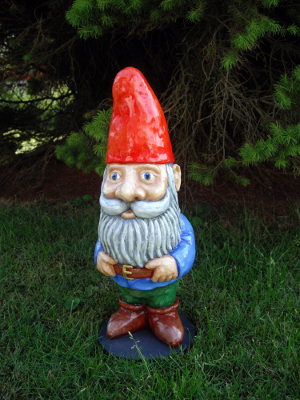
//> input picture Sheet05/images/gnome.png, 300 x 400 px
$ ./sheet05   (built with g++ and OpenCV 4)
//> lines starting //> are read from the running program, lines starting //| are printed output that depends on the picture; after the words box and inside, x2 and y2 are one past the last pixel; in counts of white or black regions, pixels touching at a corner belong together
#include <iostream>

#include <opencv2/opencv.hpp>
#include <opencv2/core/core.hpp>
#include <opencv2/imgproc/imgproc.hpp>
#include <opencv2/highgui/highgui.hpp>
#include <opencv2/ml/ml.hpp>

#define PI 3.14159
std::string PATH_Image   = "./images/gnome.png";
cv::Rect bb_Image(92,65,105,296);

void part1__1(const cv::Mat& img, const cv::Mat& mask_fg, const cv::Mat& mask_bg);
void part1__2(const cv::Mat& img, const cv::Mat& mask_fg, const cv::Mat& mask_bg);

////////////////////////////////////
// class declaration for task 1_1 //
////////////////////////////////////

class GMM_opencv{
private:
    int num_clus;
    cv::Mat_<double> samples;               // add more variables if necessary
    cv::EM _em;
    cv::Mat _mask;
public:
    GMM_opencv();
    ~GMM_opencv();
    void init(const int nmix, const cv::Mat& img, const cv::Mat& mask);
    void learnGMM();
    cv::Mat return_posterior(const cv::Mat& img);
};

GMM_opencv::GMM_opencv() {}
GMM_opencv::~GMM_opencv() {}

void GMM_opencv::init(const int nmix, const cv::Mat &img, const cv::Mat &mask) {
    this->_em = cv::EM(nmix);

    std::cout << "Building matrix with samples..." << std::endl;
    this->samples = cv::Mat(img.rows * img.cols, 4, CV_32FC1);
    int sample_index = 0;
    for (int x=0; x < img.rows; x++) {
    for (int y=0; y < img.cols; y++) {
        this->samples.at<float>(sample_index, 0) = (float) img.at<cv::Vec3f>(x, y)[0];
        this->samples.at<float>(sample_index, 1) = (float) img.at<cv::Vec3f>(x, y)[1];
        this->samples.at<float>(sample_index, 2) = (float) img.at<cv::Vec3f>(x, y)[2];
        this->samples.at<float>(sample_index, 3) = (float) mask.at<uchar>(x, y);
        sample_index++;
    }
    }
    //this->_samples = cv::Mat::zeros(img.rows * img.cols, 4, CV_32FC1);
}

// [30 lines left out: functions return_posterior, learnGMM, not called in this run]


////////////////////////////////////
// class declaration for task 1_2 //
////////////////////////////////////

class GMM_custom{
private:
    int num_clus;
    std::vector<double> wt;             // cache for E step + final model
    std::vector<cv::Mat_<double> > mu;
    std::vector<cv::Mat_<double> > cov;
    cv::Mat_<double> samples;           // training pixel samples
    cv::Mat_<double> posterior;         // posterior probability for M step
    int maxIter;
    cv::Mat _mask;

    bool performEM();                   // iteratively called by learnGMM()
public:
    GMM_custom();
    ~GMM_custom();
    void init(const int nmix, const cv::Mat& img, const cv::Mat& mask); // call this once per image
    void learnGMM();    // call this to learn GMM
    cv::Mat return_posterior(const cv::Mat& img);     // call this to generate probability map
};

bool GMM_custom::performEM() {}

GMM_custom::GMM_custom() {}
GMM_custom::~GMM_custom() {}

// [21 lines left out: functions init, learnGMM, not called in this run]

cv::Mat GMM_custom::return_posterior(const cv::Mat& img) {}

////////////////////////////////////
// 2_* and 3 are theoretical work //
////////////////////////////////////

int main()
{

    // Uncomment the part of the exercise that you wish to implement.
    // For the final submission all implemented parts should be uncommented.
    cv::Mat img=cv::imread(PATH_Image);
//> img is the input picture: 400 rows x 300 cols, CV_8UC3; mean B, G, R 37.4, 51.8, 48.9
    assert(img.rows*img.cols>0);
    cv::Mat mask_fg(img.rows,img.cols,CV_8U); mask_fg.setTo(0); mask_fg(bb_Image).setTo(255);
    cv::Mat mask_bg(img.rows,img.cols,CV_8U); mask_bg.setTo(255); mask_bg(bb_Image).setTo(0);
    cv::Mat show=img.clone();
    cv::rectangle(show,bb_Image,cv::Scalar(0,0,255),1);
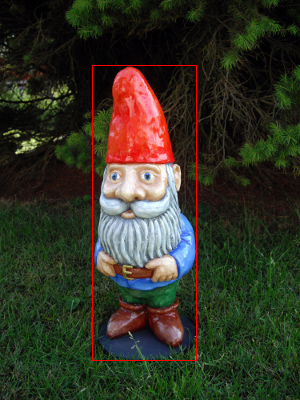
//> show: 400 rows x 300 cols, CV_8UC3; 0.66% of pixels changed, all inside (x1, y1, x2, y2) = (92, 65, 197, 361)
    cv::imshow("Image",show);
    cv::imshow("mask_fg",mask_fg);
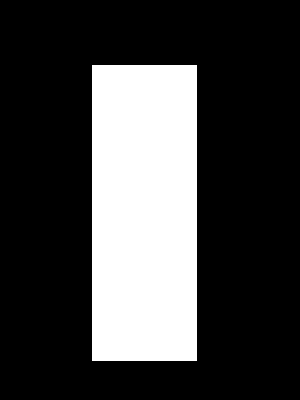
//> window 'mask_fg': 400 rows x 300 cols, CV_8UC1; 25.9% white; 1 white region, box (x1, y1, x2, y2) and area: (92, 65, 197, 361) 31080
    cv::imshow("mask_bg",mask_bg);
    cv::waitKey(0);

    part1__1(img,mask_fg,mask_bg);
    part1__2(img,mask_fg,mask_bg);

    std::cout <<                                                                                                   std::endl;
    std::cout << "////////////////////////////////////////////////////////////////////////////////////////////" << std::endl;
    std::cout << "////////////////////////////////////////////////////////////////////////////////////////////" << std::endl;
    std::cout << "////    END    /////////////////////////////////////////////////////////////////////////////" << std::endl;
    std::cout << "////////////////////////////////////////////////////////////////////////////////////////////" << std::endl;
    std::cout << "////////////////////////////////////////////////////////////////////////////////////////////" << std::endl;
    std::cout <<                                                                                                   std::endl;

}


void part1__1(const cv::Mat& img, const cv::Mat& mask_fg, const cv::Mat& mask_bg)
{
    std::cout <<                                                                                                   std::endl;
    std::cout << "////////////////////////////////////////////////////////////////////////////////////////////" << std::endl;
    std::cout << "////////////////////////////////////////////////////////////////////////////////////////////" << std::endl;
    std::cout << "////    Part 1__1  /////////////////////////////////////////////////////////////////////////" << std::endl;
    std::cout << "////////////////////////////////////////////////////////////////////////////////////////////" << std::endl;
    std::cout << "////////////////////////////////////////////////////////////////////////////////////////////" << std::endl;
    std::cout <<                                                                                                   std::endl;


    int nmix=10;

    GMM_opencv gmm_fg;
    gmm_fg.init(nmix,img,mask_fg);
//> (the run ends here: the program needs code that is not available in this run, at `this->_em = cv::EM(nmix);`)
